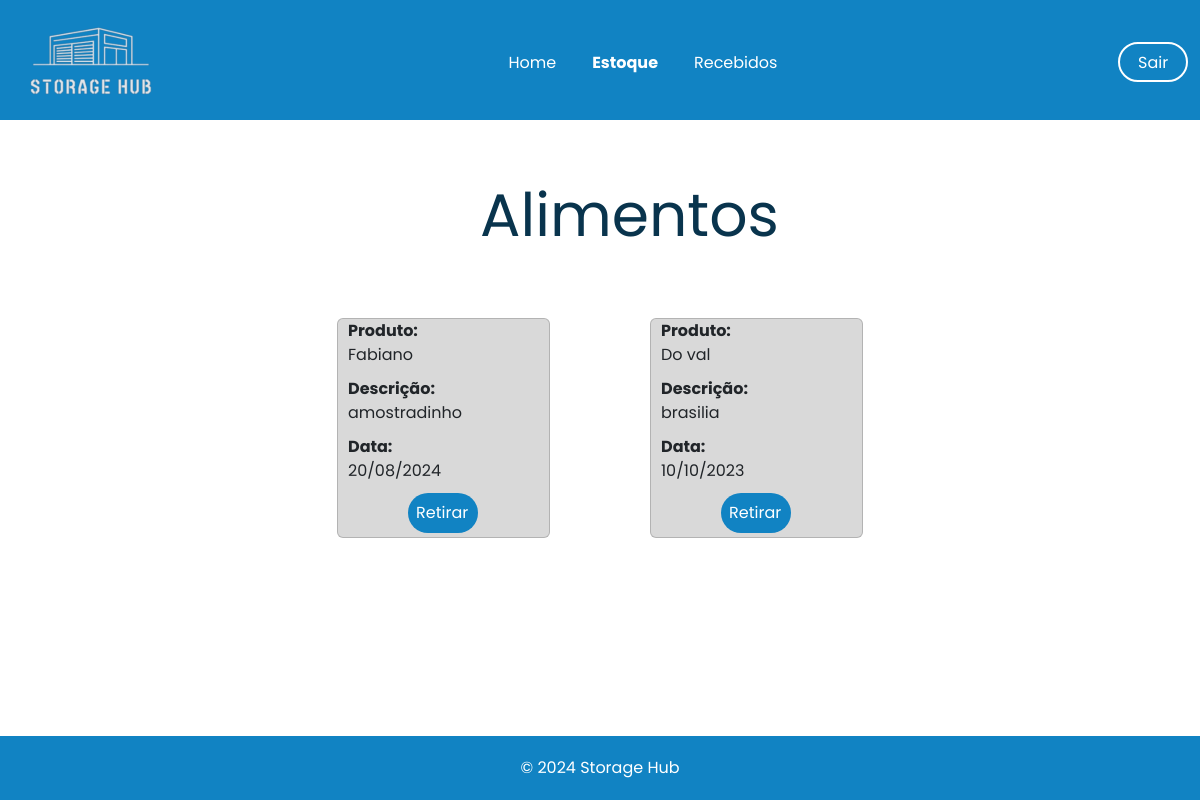
/estoque_alimentos/ (signed in), run on the app's committed database.
### app/models.py (models this page shows)
class MaterialRecebido(db.Model):
    id = db.Column(db.Integer, primary_key=True)
    nome_produto = db.Column(db.String, nullable=False)
    quantidade = db.Column(db.Float, nullable=False)
    data_recebimento = db.Column(db.DateTime, default=datetime.now())
    descricao_produto = db.Column(db.String, nullable=True)
    tipo_produto = db.Column(db.String, nullable=False)
    recebido_por = db.Column(db.String, nullable=False)
    registrado_por = db.Column(db.String, nullable=False)

### app/view.py (the view)
@app.route('/estoque_alimentos/')
@login_required
def estoquealimentos():
    estoque = MaterialRecebido.query.filter_by(tipo_produto='Alimentos').all()
    return render_template('alimentos.html', estoque=estoque)

### app/models.py (called while the page is built)
@login_manager.user_loader
def load_user(user_id):
    return User.query.get(user_id)

### app/templates/alimentos.html (shortened to what this page needs)
<!DOCTYPE html>
<html lang="pt-BR">
<head>
    <link
    rel="stylesheet"
    href="https://cdn.jsdelivr.net/npm/bootstrap@5.3.3/dist/css/bootstrap.min.css"
    />
</head>
<body>
    <header>
        <nav class="navbar navbar-expand-lg">
            <div class="container-fluid">
                <a class="navbar-brand me-auto" href="{{url_for('homepage')}}"><img src="../static/img/logo_storage.png" alt="Storage Hub Logo"></a>
                <div class="collapse navbar-collapse" id="navbarSupportedContent">
                    <ul class="navbar-nav mx-auto" style="padding-top: 20px;">
                        <div class="center" style="display: flex; align-items: center; width: 30%;">
                        <li class="nav-item">
                            <a class="nav-link" aria-current="page" href="{{url_for('homepage')}}" style="font-weight: 400;">Home</a>
                        </li>
                        <li class="nav-item">
                            <a class="nav-link" href="{{url_for('home_estoque')}}">Estoque</a>
                        </li>
                        <li class="nav-item">
                            <a class="nav-link" href="{{url_for('recebidos')}}" style="font-weight: 400;">Recebidos</a>
                        </div>
                    </ul>
                    <a href="{{url_for('logout')}}" style="
                    background-color: #1183C3;
                    color: white;
                    width: 70px;
                    height: 40px;
                    border: 2px solid white;
                    text-decoration: none;
                    border-radius: 50px;"><p class="sair" style="padding: 7px 0px 0px 18px;">Sair</p></a>
                </div>
            </div>
        </nav>
    </header>
    <main>
        <div>
            <section class="stock">
                <div>
                    <h1 class="stock-text">Alimentos</h1>
                </div>
            </section>
                <div class="cards" style="display: flex; gap: 100px; align-items: center; justify-content: center; flex-wrap: wrap;">
                    {% for linha in estoque %}
                    <div class="card" style="background-color:#D9D9D9; height: 220px; margin-bottom: 40px;">
                        <div class="linha-card">
                        <tr>
                            <div class="quebra" style="display: flex; flex-direction: column; height: 170px; justify-content: space-between;">
                                <div class="space" style="margin-left: 10px;">
                                <div class="primeiro">
                                    <td ><strong>Produto:<br></strong>{{linha.nome_produto}}</td>
                                </div>
                                <div class="segunda" style="margin-top: 10px;">
                                    <td><strong>Descrição:<br></strong>{{linha.descricao_produto}}</td>
                                </div>
                                <div class="segunda" style="margin-top: 10px;">
                                    <td><strong>Data:<br></strong>{{ linha.data_recebimento.strftime('%d/%m/%Y') }}</td>
                                </div>
                            </div>
                                <div class="botao" style="background-color: #1183C3; width: 70px; padding: 8px; border-radius: 20px; margin-left: 70px; margin-top: 10px;">
                                    <td><a href="{{url_for('estoqueDetail', id=linha.id)}}" style="text-decoration: none; color:white;">Retirar</a></td>
                                </div>
                            </div>
                        </tr>
                        </div>
                    </div>
                    {% endfor%}
                </div>
        </div>
    </main>
    <footer style="background-color: #1183C3; color: white; padding: 20px 0;text-align: center;">&copy; 2024 Storage Hub</footer>
</body>
</html>

### app/templates/alimentos.html (style rules this page uses)
body { font-family: "Poppins", sans-serif; margin: 0; padding: 0; display: flex; flex-direction: column; min-height: 100vh; }
header { background-color: #1183C3; color: white; width: 100%; height: 120px; }
.navbar-nav { display: flex; justify-content: center; flex: 1; padding-bottom: 18px; }
.navbar-nav .nav-link { color: white; font-weight: bold; margin-right: 20px; }
.stock { display: flex; justify-content: space-around; align-items: center; padding: 50px; }
.stock-text { color: #09344D; font-family: Poppins; font-size: 60px; font-style: normal; font-weight: 400; line-height: normal; width: 240px; height: 90px; }
main { flex: 1; }
.card { width: 213px; height: 180px; }

### data on the page
MaterialRecebido: nome_produto "Fabiano", descricao_produto "amostradinho", data_recebimento "20/08/2024"
MaterialRecebido: nome_produto "Do val", descricao_produto "brasilia", data_recebimento "10/10/2023"
